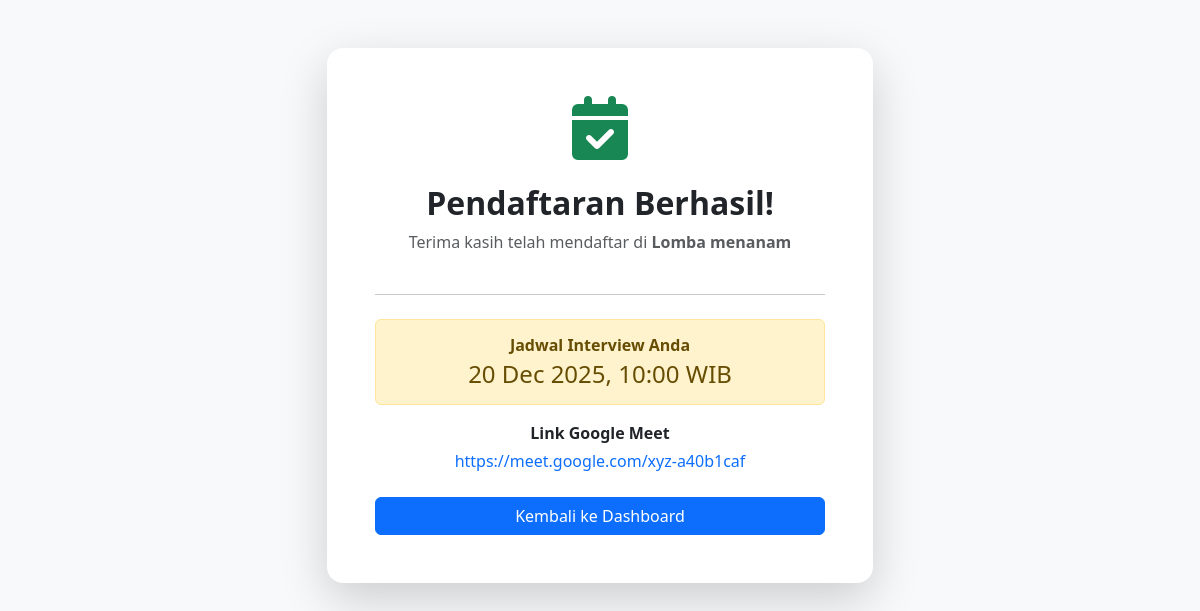
The app's page /STUDENT/interview_info.php?reg_id=5 (signed in) with its own data.
### tables this page shows
CREATE TABLE `registrations` (
  `registration_id` int(11) NOT NULL,
  `user_id` int(11) NOT NULL,
  `position_id` int(11) NOT NULL,
  `position_id_2` int(11) DEFAULT NULL,
  `motivation` text DEFAULT NULL,
  `experience` text DEFAULT NULL,
  `cv_file` varchar(255) DEFAULT NULL,
  `portfolio_file` varchar(255) DEFAULT NULL,
  `interview_time` datetime DEFAULT NULL,
  `meet_link` varchar(255) DEFAULT NULL,
  `status` enum('pending','accepted','declined') DEFAULT 'pending',
  `registered_at` timestamp NOT NULL DEFAULT current_timestamp()
);

CREATE TABLE `events` (
  `event_id` int(100) NOT NULL,
  `event_name` varchar(255) NOT NULL,
  `event_description` text DEFAULT NULL,
  `event_date` date NOT NULL,
  `event_end_date` date DEFAULT NULL,
  `event_location` varchar(100) DEFAULT NULL,
  `event_category` varchar(50) DEFAULT NULL,
  `event_poster` varchar(255) DEFAULT NULL,
  `event_status` enum('draft','published') DEFAULT 'draft',
  `created_at` timestamp NOT NULL DEFAULT current_timestamp() ON UPDATE current_timestamp(),
  `created_by` int(100) DEFAULT NULL
);

### STUDENT/interview_info.php (the view, shortened to what this page needs)
<?php
require_once '../koneksi.php';
$reg_id = $_GET['reg_id'];
$sql = "
    SELECT r.interview_time, r.meet_link, e.event_name
    FROM registrations r
    JOIN positions p ON r.position_id = p.position_id
    JOIN events e ON p.event_id = e.event_id
    WHERE r.registration_id = ?
    LIMIT 1
";
$stmt = mysqli_prepare($conn, $sql);
mysqli_stmt_bind_param($stmt, "i", $reg_id);
mysqli_stmt_execute($stmt);
$result = mysqli_stmt_get_result($stmt);
$data = mysqli_fetch_assoc($result);
?>
<!DOCTYPE html>
<html lang="id">
<head>
<link href="https://cdn.jsdelivr.net/npm/bootstrap@5.3.0/dist/css/bootstrap.min.css" rel="stylesheet">
<link href="https://cdnjs.cloudflare.com/ajax/libs/font-awesome/6.5.0/css/all.min.css" rel="stylesheet">
</head>
<body class="bg-light">
<div class="container mt-5">
<div class="row justify-content-center text-center">
<div class="col-md-6">
<div class="card shadow-lg p-5 border-0 rounded-4">
<div class="mb-4">
<i class="fas fa-calendar-check fa-4x text-success"></i>
</div>
<h2 class="fw-bold mb-2">Pendaftaran Berhasil!</h2>
<p class="text-muted">
Terima kasih telah mendaftar di
<strong><?= htmlspecialchars($data['event_name']); ?></strong>
</p>
<hr class="my-4">
<div class="alert alert-warning">
<h6 class="fw-bold mb-1">Jadwal Interview Anda</h6>
<h4 class="mb-0">
<?= date('d M Y, H:i', strtotime($data['interview_time'])); ?> WIB
</h4>
</div>
<div class="mb-4">
<p class="fw-bold mb-1">Link Google Meet</p>
<a href="<?= htmlspecialchars($data['meet_link']); ?>"
   target="_blank"
   class="text-primary text-decoration-none">
<?= htmlspecialchars($data['meet_link']); ?>
</a>
</div>
<a href="student_dashboard.php" class="btn btn-primary w-100">
Kembali ke Dashboard
</a>
</div>
</div>
</div>
</div>
</body>
</html>

### records on screen
registrations: events.event_name "Lomba menanam", interview_time "20 Dec 2025, 10:00", meet_link "https://meet.google.com/xyz-a40b1caf"
